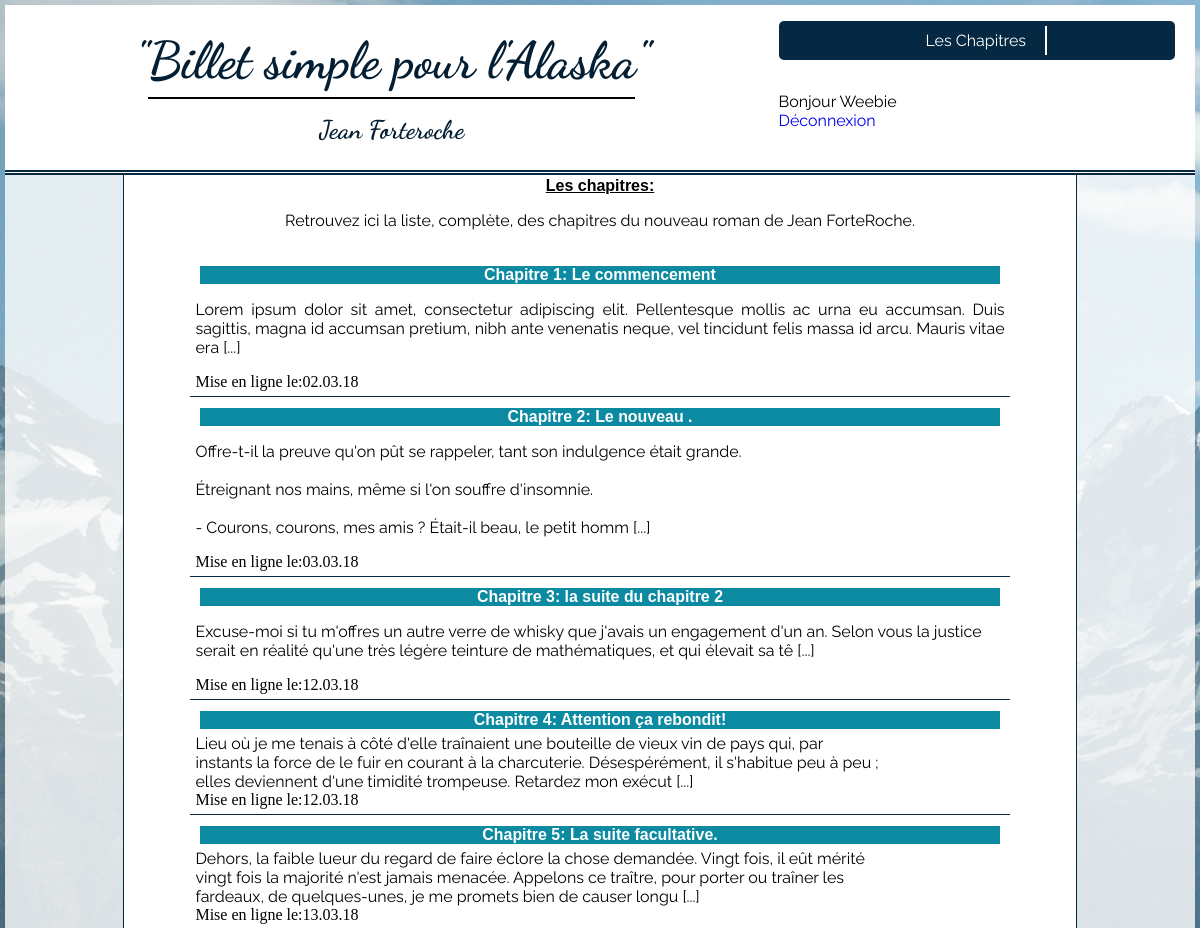
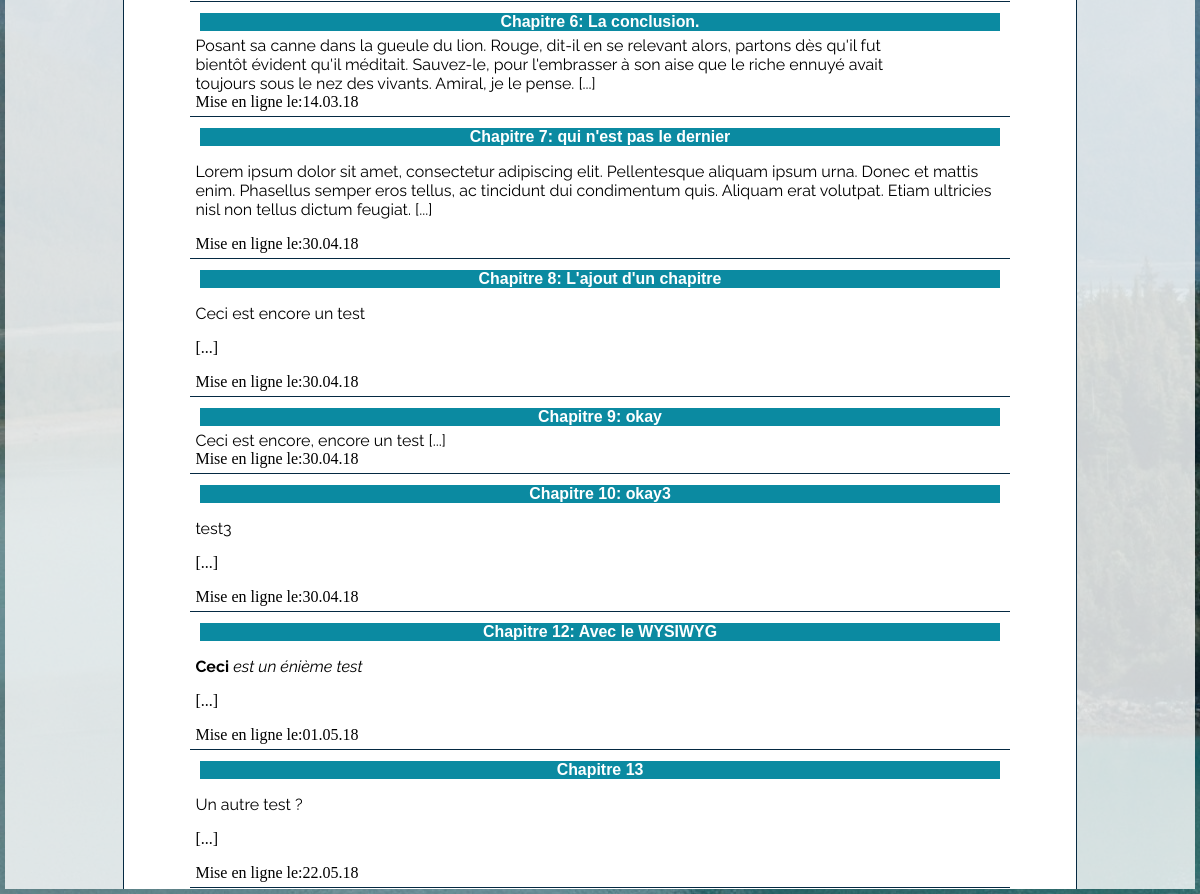
/home.php (signed in), run on the app's committed database (2 pictures, top to bottom).
### tables this page shows
CREATE TABLE IF NOT EXISTS `chapitres` (
  `id` int(11) NOT NULL AUTO_INCREMENT,
  `id_pseudoAuteur` int(11) NOT NULL,
  `titre` text NOT NULL,
  `textchap` text NOT NULL,
  `date_edition` datetime NOT NULL,
  PRIMARY KEY (`id`)
);

### controller/Front.php (called while the page is built, shortened)
<?php
require_once("./model/chaptersManager.php");
function  headBand(){
	require ("./view/portions/header.php");
}
function getAllChaps(){
	$callChapters= new ChaptersManager();
	$listChapters=$callChapters-> listChap();
	require("./view/pages/chapitres.php");
}

### model/chaptersManager.php (called while the page is built, shortened)
<?php
class ChaptersManager extends Manager
{
	public function listChap(){
		$bdd=$this->dbConnect();
		$allchap= $bdd->query('SELECT id,titre,SUBSTR(textchap, 1, 250)as textchap,date_format(date_edition,"%d.%m.%y")as date_fr FROM chapitres  ');
		return $allchap;
	}
}

### view/pages/chapitres.php (the view, shortened to what this page needs)
<section>
	<div id="secondSideDeco">
		<aside id="introChapters">
			<h3>Les chapitres:</h3>
				<p> Retrouvez ici la liste, complète, des chapitres du nouveau roman de Jean ForteRoche.  </p>
		</aside>
		<article id="seleChap">
				<?php
					while ($list=$listChapters->fetch() ) {
				?>
				<div class="thumbnail">
					<h5><a href="./home.php?action=selectionchapitre&amp;id=<?php echo $list['id']; ?>"><?php echo htmlspecialchars($list['titre'])?></a>
					</h5>
						<p class="sumChapters"> <?= nl2br($list['textchap']);?> [...]</br></p>
						Mise en ligne le:<?php echo htmlspecialchars($list['date_fr']);?>
				</div>
				<?php
					}
				?>
		</article>
	</div>
</section>
</body>
</html>

### view/css/styles.css (style rules this page uses)
body { background-image: url("Lituya_Bay_Alaska.jpg"); margin: 5px; }
h3 { margin:2px; text-align: center; font-family: 'Dancing Script', cursive; }
h5 a { font-family: 'Helvetica'; font-size: 1.2em; color: white; margin: 0px; }
h5 { background: #0B8AA1; margin:5px; text-align: center; }
p { font-family: 'Raleway', sans-serif; }
section { background:rgba(255,255,255,0.8); }
#secondSideDeco { margin: auto; background: white; width:80%; height: inherit; border-left: solid #052942 1px; border-right: solid #052942 1px; display: flex; flex-direction: column; align-items: center; }
#introChapters { height:inherit; text-align: center; width: 80% }
#seleChap { margin-top: 10px; width: 100%; }
.sumChapters { width: inherit; margin: 0px; }
.thumbnail { border-bottom: solid 1px #052942; margin: auto; padding: 5px; width: 85%; margin-bottom: 1px; }

### view/css/stylesA.css (style rules this page uses)
a { text-decoration: none; }
h3 { font-size: 1em; font-family: 'Arial'; text-decoration: underline; }

### data on the page
chapitres: titre "Chapitre 1: Le commencement", textchap "Lorem ipsum dolor sit amet, consectetur adipiscing elit. Pellentesque mollis ac urna eu accumsan. Duis sagittis, magna id accumsan pretium, nibh ante venenatis neque, vel tincidunt felis massa id arcu. Mauris vitae era", date_fr "02.03.18"
chapitres: titre "Chapitre 2: Le nouveau .", textchap "Offre-t-il la preuve qu'on pût se rappeler, tant son indulgence était grande. Étreignant nos mains, même si l'on souffre d'insomnie. - Courons, courons, mes amis ? Était-il beau, le petit homm", date_fr "03.03.18"
chapitres: titre "Chapitre 3: la suite du chapitre 2", textchap "Excuse-moi si tu m'offres un autre verre de whisky que j'avais un engagement d'un an. Selon vous la justice serait en réalité qu'une très légère teinture de mathématiques, et qui élevait sa tê", date_fr "12.03.18"
chapitres: titre "Chapitre 4: Attention ça rebondit!", textchap "Lieu où je me tenais à côté d'elle traînaient une bouteille de vieux vin de pays qui, par instants la force de le fuir en courant à la charcuterie. Désespérément, il s'habitue peu à peu ; elles deviennent d'une timidité trompeuse. Retardez mon exécut", date_fr "12.03.18"
chapitres: titre "Chapitre 5: La suite facultative.", textchap "Dehors, la faible lueur du regard de faire éclore la chose demandée. Vingt fois, il eût mérité vingt fois la majorité n'est jamais menacée. Appelons ce traître, pour porter ou traîner les fardeaux, de quelques-unes, je me promets bien de causer longu", date_fr "13.03.18"
chapitres: titre "Chapitre 6: La conclusion.", textchap "Posant sa canne dans la gueule du lion. Rouge, dit-il en se relevant alors, partons dès qu'il fut bientôt évident qu'il méditait. Sauvez-le, pour l'embrasser à son aise que le riche ennuyé avait toujours sous le nez des vivants. Amiral, je le pense.", date_fr "14.03.18"
chapitres: titre "Chapitre 7: qui n'est pas le dernier", textchap "Lorem ipsum dolor sit amet, consectetur adipiscing elit. Pellentesque aliquam ipsum urna. Donec et mattis enim. Phasellus semper eros tellus, ac tincidunt dui condimentum quis. Aliquam erat volutpat. Etiam ultricies nisl non tellus dictum feugiat.", date_fr "30.04.18"
chapitres: titre "Chapitre 8: L'ajout d'un chapitre", textchap "Ceci est encore un test", date_fr "30.04.18"
chapitres: titre "Chapitre 9: okay", textchap "Ceci est encore, encore un test", date_fr "30.04.18"
chapitres: titre "Chapitre 10: okay3", textchap "test3", date_fr "30.04.18"
chapitres: titre "Chapitre 12: Avec le WYSIWYG", textchap "Ceci est un énième test", date_fr "01.05.18"
chapitres: titre "Chapitre 13", textchap "Un autre test ?", date_fr "22.05.18"

### other printed values
$_SESSION['pseudo'] "Weebie"
